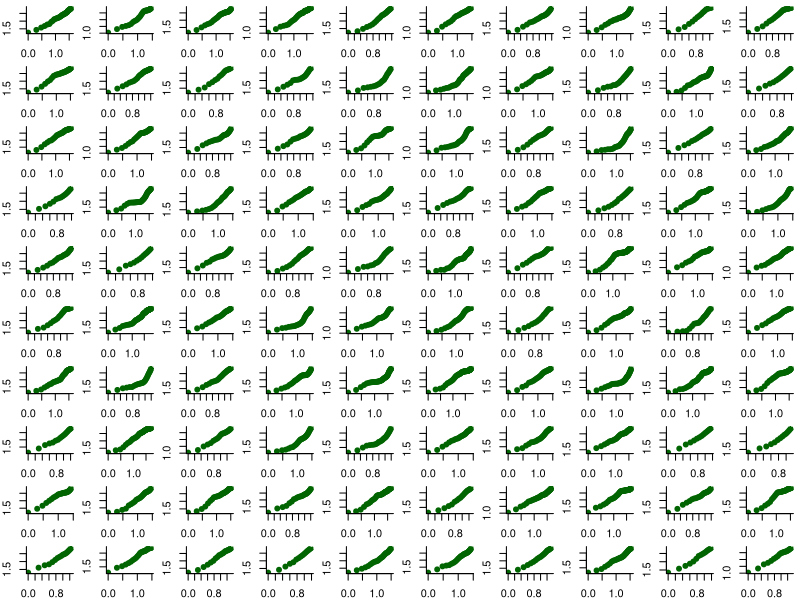
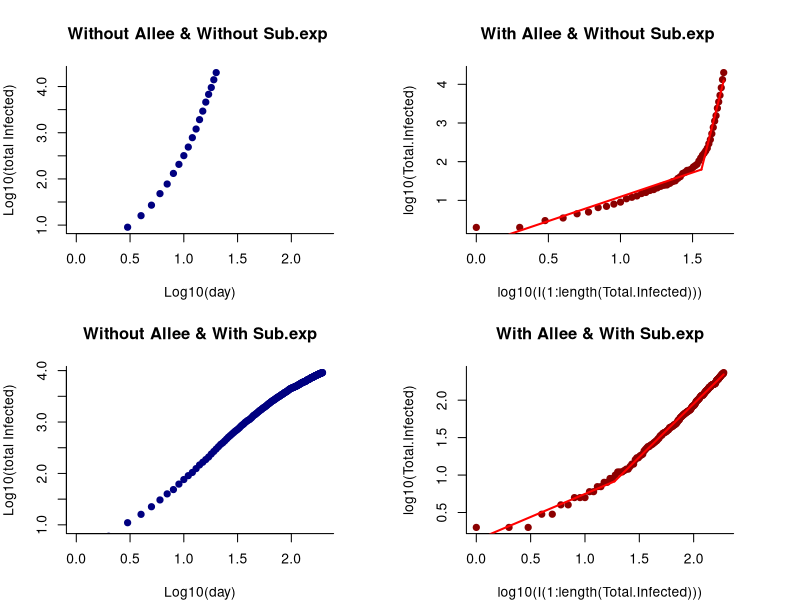

Write the R code that produced these figures, in order.
###################################################################
##### Dynamic

dyn.sub.exp.Allee.SIR<-function(I0, bet=1.4, gam=5, p, t, Allee, migration, size, I50, K){
  out<-matrix(0, nrow = t, ncol=5)
  colnames(out)<-c("S","I","R", "New.I", "Imported")
  out[1,]<-c(K,I0,0,0,0)
  N<-K+I0
  for(i in 2:t){
    if(out[i-1,2]<=0)out[i-1,2]<-out[i,2]<-0
    if(out[i-1,1]<=0)out[i-1,1]<-out[i,1]<-0
        if(Allee==T){
          new.I<-(bet*(out[i-1,1]*(out[i-1,2])^p)/N)*(out[i-1,2]/(out[i-1,2]+I50))
          if(out[i-1,2]>0){
              rec.I<-(1/(gam*(out[i-1,2]/(out[i-1,2]+I50))))*out[i-1,2]
              } else {rec.I<-0}
          }
          if(Allee==F){
            new.I<-(bet*(out[i-1,1]*(out[i-1,2])^p)/N)
            rec.I<-(1/gam)*out[i-1,2]
        }
        rec.I<-rnbinom(n = 1, size = size, mu = rec.I)
        rec.I<-min(out[i-1,2],rec.I, na.rm=T)
        imported<-rnbinom(n = 1, size = size, mu = migration)
#        new.I<-rnbinom(n = 1, size = size, mu = new.I)
        new.I<-rpois(n = 1, lambda  = new.I)
        new.I<-min(new.I,out[i-1,2])        # ensure no more new infections than susceptible
        out[i,]<-c(out[i-1,1]-new.I, out[i-1,2]+new.I-rec.I+imported,out[i-1,3]+rec.I, new.I, imported)
    }
  out
}


##############################################
#############################################

par(mfrow=c(10,10), mar=c(2,2,0.5,0.5 ))
for(i in 1:100){
  dyn.sub.exp.Allee.SIR(I0=10, bet=0.8, gam=3 , p=0.8, t=100,  migration=1, size=0.2, I50=10, K=100000, Allee = F )->al
  imp<-cumsum(al[,5])  # cumulative number of imported cases
  al<-cumsum(al[,4])   # cumulative number of cases
  I.min<-which(al>9)
  al<-al[I.min]
  I.max<-which(al<0.8*1000)
  al<-al[I.max]
  print(length(al))
  al<-al[which(al>10 & al<2500)]
  imp<-imp[which(al>10 & al<2500)]
  if(length(al)>10){
    plot(log10(al)~log10(I(1:length(al))), bty="l", pch=19, col="darkgreen", main="")
  y<-log10(al)
  z<-log10(imp)
  x<-log10(1:length(y))
#  points(z~log10(I(1:length(al))), bty="l", pch=19, col="gold", main="", cex=.8)
  #ff0<-lm(y~x)
#  ff1<-segmented(lm(y~x), seg.Z = ~x, npsi = 1)
  #aic<-AIC(ff0,ffp, ff1)[,2]
  #wi<-exp(-0.5*(aic-min(aic)))/sum(exp(-0.5*(aic-min(aic))))
#  fit<-summary(ff1)
#  plot(ff1, add=T, col="red")
  }
}





###################################################################
##### plot with/wihout Allee and subexponential

plot.alle.migra.su.exp<-function(I0, bet, gam , p, t,  migration, size, I50, K, it){
  require(segmented)
  par(mfrow=c(2,2), mar=c(4,4,4,4))
  dyn.median<-list()
  for(pp in c(1,p)){
    #    for(m in c(0,migration)){
    for(allee in c(F,T)){
      out.t<-NULL
      for(i in 1:it){
        dyn.sub.exp.Allee.SIR(I0 = I0, bet = bet, gam = gam, p = pp, t = t, Allee = allee, migration = migration, size = size, I50 = I50, K = K)->al
        #return(al)       
        al<-cumsum(al[,4])
        out.t<-rbind(out.t, al)
      }
      out<- apply(out.t, 2, quantile, c(0.025,0.5,0.975))
      #    ii<-which(diff(al)==max(diff(al)))
      Total.Infected<-out[2,]
      
      if(sum(Total.Infected)==0)return("No epidemic")      
      if(allee ==T & pp<1 )          title<-"With Allee & With Sub.exp"
      if(allee ==T & pp==1 )         title<-"With Allee & Without Sub.exp "
      if(allee ==F & pp==1 )         title<-"Without Allee & Without Sub.exp "
      if(allee ==F & pp<1 )          title<-"Without Allee & With Sub.exp"
      if(allee==F){  
        Total.Infected<-Total.Infected[which(Total.Infected>1 & Total.Infected<K*0.25)]
        #         dyn.median[length(dyn.median)+1]<-c(allee, pp,Total.Infected)
        plot(log10(Total.Infected)~log10(I(1:length(Total.Infected))), bty="l", pch=19, 
             col="navy", main=title, ylim=c(0.95,max(log10(Total.Infected))),
             xlab="Log10(day)", ylab="Log10(total Infected)", xlim=c(0,log10(t)))
        #      points(log10(out[1,which(Total.Infected>9)])~log10(I(1:length(Total.Infected))), col="navy", lty=2, type="l")
        #      points(log10(out[3,which(Total.Infected>9)])~log10(I(1:length(Total.Infected))), col="navy", lty=2, type="l")
      }
      if(allee==T){
        Total.Infected<-Total.Infected[which(Total.Infected>1 & Total.Infected<K*0.25)]
        #        dyn.median<-rbind(dyn.median, c(allee, pp,Total.Infected))
        plot(log10(Total.Infected)~log10(I(1:length(Total.Infected))), bty="l", pch=19, col="darkred", main=title)
        # points(log10(out[1,I.min])~log10(I(1:length(Total.Infected))), col="darkred", lty=2, type="l")
        #  points(log10(out[3,I.min])~log10(I(1:length(Total.Infected))), col="darkred", lty=2, type="l")
        y<-log10(Total.Infected); x<-log10(1:length(y))
        DI<-log10(diff(Total.Infected))
        ff0<-lm(y~x)
        ff1<-segmented(lm(y~x), seg.Z = ~x, npsi = 1)
        ff3<-lm(y~x+I(x^2)+I(x^3))
        #        #Vivouda et al. 2016 Epidemics 15: 27–37 (DI=r*Ct^p)
        aic<-AIC(ff0,ff1, ff3)[,2]
        wi<-exp(-0.5*(aic-min(aic)))/sum(exp(-0.5*(aic-min(aic))))
        print(wi)
        fit<-summary(ff1)
        plot(ff1, add=T, col="red")
      }
    }
  }
  #colnames(dyn.median)<-c("Allee", "sub.exp",1:t)  
  dyn.median
}




#I0 = 0, bet = 1.2, gam = 5.5, p = 0.8, t = 100, Allee = T, migration = 3, size = 0.75, I50 = 20, K = 10000

#dd<-plot.alle.migra.su.exp(I0=0, bet=1.2, gam=5.5 , p=.8, t=200,  migration=1, size=0.5, I50=20, K=10000, it=200)
#dd<-plot.alle.migra.su.exp(I0=0, bet=0.8, gam=3.5 , p=.8, t=100,  migration=1, size=0.25, I50=20, K=10000, it=500)
dd<-plot.alle.migra.su.exp(I0=0, bet=0.8, gam=3 , p=.8, t=200,  migration=1, size=0.2, I50=20, K=100000, it=500)
